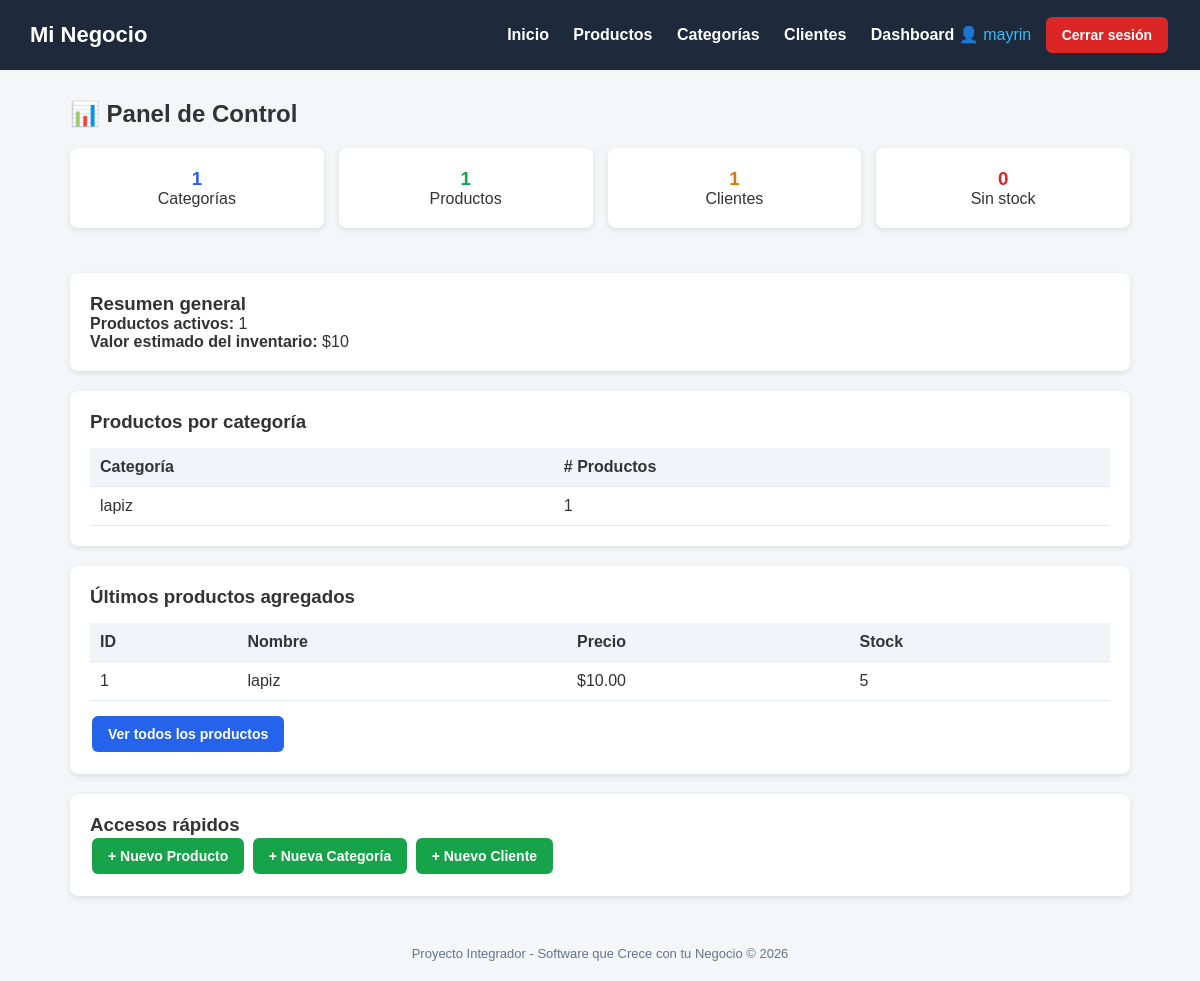
The page /dashboard/ (signed in) on the database its author committed.
### tienda/models.py (models this page shows, shortened)
class Categoria(models.Model):
    nombre = models.CharField(max_length=100)
    descripcion = models.TextField(blank=True, null=True)
    class Meta:
        verbose_name = "Categoria"
        verbose_name_plural = "Categorías"

class Producto(models.Model):
    nombre = models.CharField(max_length=200)
    descripcion = models.TextField(blank=True, null=True)
    precio = models.DecimalField(max_digits=10, decimal_places=2)
    stock = models.IntegerField(default=0)
    categoria = models.ForeignKey(Categoria, on_delete=models.CASCADE)
    fecha_creacion = models.DateTimeField(auto_now_add=True)
    activo = models.BooleanField(default=True)
    class Meta:
        verbose_name = "Producto"
        verbose_name_plural = "Productos"
        ordering = ['nombre']

### tienda/views.py (the view)
# urls.py: path('dashboard/', views.dashboard, name='dashboard'),
@login_required
def dashboard(request):
    total_categorias = Categoria.objects.count()
    total_productos = Producto.objects.count()
    total_clientes = Cliente.objects.count()
    productos_activos = Producto.objects.filter(activo=True).count()
    productos_sin_stock = Producto.objects.filter(stock=0).count()
    valor_inventario = Producto.objects.aggregate(
        total=Sum('precio')
    )['total'] or 0
    ultimos_productos = Producto.objects.order_by('-id')[:5]
    por_categoria = (
        Categoria.objects
        .annotate(num_productos=Count('producto'))
        .order_by('-num_productos')
    )
    context = {
        'total_categorias': total_categorias,
        'total_productos': total_productos,
        'total_clientes': total_clientes,
        'productos_activos': productos_activos,
        'productos_sin_stock': productos_sin_stock,
        'valor_inventario': valor_inventario,
        'ultimos_productos': ultimos_productos,
        'por_categoria': por_categoria,
    }
    return render(request, 'tienda/dashboard.html', context)

### tienda/templates/tienda/dashboard.html (shortened to what this page needs)
{% extends 'base.html' %}
{% block content %}
<h2 style="margin-bottom:20px;">📊 Panel de Control</h2>
<div style="display:grid; grid-template-columns: repeat(auto-fit, minmax(200px, 1fr)); gap:15px; margin-bottom:25px;">
  <div class="card" style="text-align:center;">
    <h3 style="color:#2563eb;">{{ total_categorias }}</h3>
    <p>Categorías</p>
  </div>
  <div class="card" style="text-align:center;">
    <h3 style="color:#16a34a;">{{ total_productos }}</h3>
    <p>Productos</p>
  </div>
  <div class="card" style="text-align:center;">
    <h3 style="color:#d97706;">{{ total_clientes }}</h3>
    <p>Clientes</p>
  </div>
  <div class="card" style="text-align:center;">
    <h3 style="color:#dc2626;">{{ productos_sin_stock }}</h3>
    <p>Sin stock</p>
  </div>
</div>
<div class="card">
  <h3>Resumen general</h3>
  <p><strong>Productos activos:</strong> {{ productos_activos }}</p>
  <p><strong>Valor estimado del inventario:</strong> ${{ valor_inventario }}</p>
</div>
<div class="card">
  <h3>Productos por categoría</h3>
  <table>
    <thead>
      <tr><th>Categoría</th><th># Productos</th></tr>
    </thead>
    <tbody>
      {% for cat in por_categoria %}
      <tr>
        <td>{{ cat.nombre }}</td>
        <td>{{ cat.num_productos }}</td>
      </tr>
      {% empty %}
      <tr><td colspan="2">No hay categorías registradas.</td></tr>
      {% endfor %}
    </tbody>
  </table>
</div>
<div class="card">
  <h3>Últimos productos agregados</h3>
  <table>
    <thead>
      <tr><th>ID</th><th>Nombre</th><th>Precio</th><th>Stock</th></tr>
    </thead>
    <tbody>
      {% for p in ultimos_productos %}
      <tr>
        <td>{{ p.id }}</td>
        <td>{{ p.nombre }}</td>
        <td>${{ p.precio }}</td>
        <td>{{ p.stock }}</td>
      </tr>
      {% empty %}
      <tr><td colspan="4">No hay productos registrados.</td></tr>
      {% endfor %}
    </tbody>
  </table>
  <a href="{% url 'lista_productos' %}" class="btn btn-primary" style="margin-top:15px;">Ver todos los productos</a>
</div>
<div class="card">
  <h3>Accesos rápidos</h3>
  <a href="{% url 'crear_producto' %}" class="btn btn-success">+ Nuevo Producto</a>
  <a href="{% url 'crear_categoria' %}" class="btn btn-success">+ Nueva Categoría</a>
  <a href="{% url 'crear_cliente' %}" class="btn btn-success">+ Nuevo Cliente</a>
</div>
{% endblock %}

### tienda/templates/base.html (shortened to what this page needs)
<!DOCTYPE html>
<html lang="es">
<head>
</head>
<body>
    <header>
        <h1>Mi Negocio</h1>
           <nav>
              <a href="{% url 'inicio' %}">Inicio</a>
              <a href="{% url 'lista_productos' %}">Productos</a>
              <a href="{% url 'lista_categorias' %}">Categorías</a>
              <a href="{% url 'lista_clientes' %}">Clientes</a>
              {% if user.is_authenticated %}
                <a href="{% url 'dashboard' %}">Dashboard</a>
                <span style="color:#38bdf8;">👤 {{ user.username }}</span>
                <form action="{% url 'logout' %}" method="post" style="display:inline;">
                  <button type="submit" class="btn btn-danger" style="margin-left:10px;">Cerrar sesión</button>
                </form>
              {% else %}
                  <a href="{% url 'login' %}">Iniciar sesión</a>
              {% endif %}
            </nav>
    </header>
    <div class="container">
        {% block content %}{% endblock %}
    </div>
    <footer>
        Proyecto Integrador - Software que Crece con tu Negocio &copy; {% now "Y" %}
    </footer>
</body>
</html>

### tienda/templates/base.html (style rules this page uses)
* { margin: 0; padding: 0; box-sizing: border-box; }
body { font-family: Arial, sans-serif; background: #f4f6f8; color: #333; }
header { background: #1e293b; color: #fff; padding: 15px 30px; display: flex; justify-content: space-between; align-items: center; }
header h1 { font-size: 22px; }
header nav a { color: #fff; text-decoration: none; margin-left: 20px; font-weight: bold; }
.container { max-width: 1100px; margin: 30px auto; padding: 0 20px; }
.card { background: #fff; border-radius: 8px; padding: 20px; box-shadow: 0 2px 6px rgba(0,0,0,0.1); margin-bottom: 20px; }
.btn { display: inline-block; padding: 10px 16px; border-radius: 6px; text-decoration: none; color: #fff; font-weight: bold; border: none; cursor: pointer; font-size: 14px; margin: 2px; }
.btn-primary { background: #2563eb; }
.btn-success { background: #16a34a; }
.btn-danger { background: #dc2626; }
table { width: 100%; border-collapse: collapse; margin-top: 15px; }
th, td { padding: 10px; text-align: left; border-bottom: 1px solid #e2e8f0; }
th { background: #f1f5f9; }
footer { text-align: center; padding: 20px; color: #64748b; font-size: 13px; }

### rows shown on the page
Categoria: nombre "lapiz", num_productos "1"
Producto: id "1", nombre "lapiz", precio "10.00", stock "5"

### other values the page prints
{{ user.username }} "mayrin"
{{ total_categorias }} "1"
{{ total_productos }} "1"
{{ total_clientes }} "1"
{{ productos_sin_stock }} "0"
{{ productos_activos }} "1"
{{ valor_inventario }} "10"
